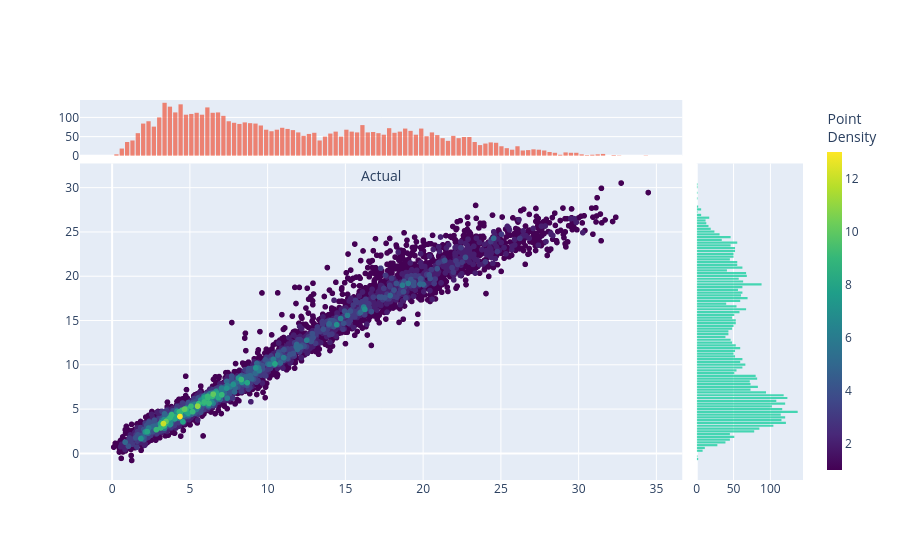

Source (notebook cell):
### Code cell
res_test_best_krr = {
    "y true": df_test_stratified[TARGET].to_numpy(),
    "y pred": best_pipe_krr.predict(df_test_stratified[FEATURES])
}

hist_density(
    res_test_best_krr["y true"],
    res_test_best_krr["y pred"]
)

### Figure 1 — Plotly figure (JSON) as saved in the notebook; plotly's stock layout.template omitted (floating-point values rounded to 4 significant figures; data arrays with more than 128 entries replaced by an {"elided": "..."} marker saying what was removed)
{"data": [{"customdata": {"elided": "2623x1 int values"}, "hovertemplate": "Actual: %{x}<br>Predicted: %{y}<br>Point<br>Density: %{customdata[0]:.3f}<extra></extra>", "legendgroup": "", "marker": {"color": {"elided": "2623 int values"}, "coloraxis": "coloraxis", "symbol": "circle"}, "mode": "markers", "name": "", "showlegend": false, "type": "scattergl", "x": {"elided": "2623 float values"}, "xaxis": "x3", "y": {"elided": "2623 float values"}, "yaxis": "y3"}, {"marker": {"line": {"width": 0}}, "opacity": 0.7, "showlegend": false, "type": "bar", "x": [0.2777, 0.6216, 0.9654, 1.309, 1.653, 1.997, 2.341, 2.685, 3.029, 3.372, 3.716, 4.06, 4.404, 4.748, 5.092, 5.436, 5.78, 6.123, 6.467, 6.811, 7.155, 7.499, 7.843, 8.187, 8.53, 8.874, 9.218, 9.562, 9.906, 10.25, 10.59, 10.94, 11.28, 11.63, 11.97, 12.31, 12.66, 13.0, 13.34, 13.69, 14.03, 14.38, 14.72, 15.06, 15.41, 15.75, 16.1, 16.44, 16.78, 17.13, 17.47, 17.81, 18.16, 18.5, 18.85, 19.19, 19.53, 19.88, 20.22, 20.57, 20.91, 21.25, 21.6, 21.94, 22.28, 22.63, 22.97, 23.32, 23.66, 24.0, 24.35, 24.69, 25.04, 25.38, 25.72, 26.07, 26.41, 26.76, 27.1, 27.44, 27.79, 28.13, 28.47, 28.82, 29.16, 29.51, 29.85, 30.19, 30.54, 30.88, 31.23, 31.57, 31.91, 32.26, 32.6, 32.94, 33.29, 33.63, 33.98, 34.32], "xaxis": "x", "y": [4, 19, 36, 40, 59, 84, 90, 76, 100, 138, 128, 113, 134, 107, 109, 112, 107, 126, 112, 113, 104, 90, 86, 83, 87, 85, 84, 79, 68, 64, 68, 73, 70, 67, 61, 52, 57, 60, 40, 50, 58, 63, 50, 68, 63, 61, 80, 61, 62, 59, 55, 72, 60, 63, 71, 65, 55, 71, 51, 61, 54, 46, 39, 52, 46, 49, 49, 36, 28, 32, 35, 34, 25, 20, 16, 25, 14, 15, 17, 16, 14, 10, 8, 3, 9, 8, 8, 4, 2, 3, 4, 5, 0, 2, 1, 0, 0, 0, 0, 1], "yaxis": "y"}, {"marker": {"line": {"width": 0}}, "opacity": 0.7, "orientation": "h", "showlegend": false, "type": "bar", "x": [2, 1, 0, 8, 11, 28, 39, 45, 51, 45, 78, 85, 104, 121, 115, 120, 114, 137, 116, 102, 120, 108, 123, 118, 94, 73, 83, 73, 72, 82, 80, 51, 54, 62, 66, 59, 62, 52, 50, 52, 59, 53, 48, 46, 39, 43, 43, 48, 50, 53, 53, 48, 51, 58, 67, 54, 40, 59, 69, 60, 62, 56, 62, 88, 63, 57, 68, 67, 41, 62, 55, 55, 45, 50, 50, 52, 52, 46, 55, 34, 46, 31, 24, 19, 16, 13, 12, 17, 6, 1, 6, 2, 0, 0, 1, 0, 1, 0, 1, 1], "xaxis": "x4", "y": [-0.6383, -0.3252, -0.01203, 0.3011, 0.6143, 0.9274, 1.241, 1.554, 1.867, 2.18, 2.493, 2.806, 3.12, 3.433, 3.746, 4.059, 4.372, 4.685, 4.998, 5.312, 5.625, 5.938, 6.251, 6.564, 6.877, 7.191, 7.504, 7.817, 8.13, 8.443, 8.756, 9.069, 9.383, 9.696, 10.01, 10.32, 10.64, 10.95, 11.26, 11.57, 11.89, 12.2, 12.51, 12.83, 13.14, 13.45, 13.77, 14.08, 14.39, 14.71, 15.02, 15.33, 15.65, 15.96, 16.27, 16.59, 16.9, 17.21, 17.52, 17.84, 18.15, 18.46, 18.78, 19.09, 19.4, 19.72, 20.03, 20.34, 20.66, 20.97, 21.28, 21.6, 21.91, 22.22, 22.54, 22.85, 23.16, 23.47, 23.79, 24.1, 24.41, 24.73, 25.04, 25.35, 25.67, 25.98, 26.29, 26.61, 26.92, 27.23, 27.55, 27.86, 28.17, 28.49, 28.8, 29.11, 29.42, 29.74, 30.05, 30.36], "yaxis": "y4"}], "layout": {"coloraxis": {"autocolorscale": false, "colorbar": {"thickness": 15, "title": {"text": "Point<br>Density"}}, "colorscale": [[0, "#440154"], [0.1111, "#482878"], [0.2222, "#3e4989"], [0.3333, "#31688e"], [0.4444, "#26828e"], [0.5556, "#1f9e89"], [0.6667, "#35b779"], [0.7778, "#6ece58"], [0.8889, "#b5de2b"], [1, "#fde725"]]}, "showlegend": false, "xaxis": {"anchor": "y", "domain": [0, 0.833], "matches": "x3", "showline": false, "showticklabels": false, "title": {"text": "Actual"}}, "xaxis2": {"anchor": "y2", "domain": [0.853, 1], "matches": "x4", "showline": false, "showticklabels": true}, "xaxis3": {"anchor": "y3", "domain": [0, 0.833], "showline": false}, "xaxis4": {"anchor": "y4", "domain": [0.853, 1], "showline": false}, "yaxis": {"anchor": "x", "domain": [0.853, 1], "showline": false, "showticklabels": true}, "yaxis2": {"anchor": "x2", "domain": [0.853, 1], "matches": "y", "showline": false, "showticklabels": false, "title": {"text": "Predicted"}}, "yaxis3": {"anchor": "x3", "domain": [0, 0.833], "showline": false}, "yaxis4": {"anchor": "x4", "domain": [0, 0.833], "matches": "y3", "showline": false, "showticklabels": false}}}
